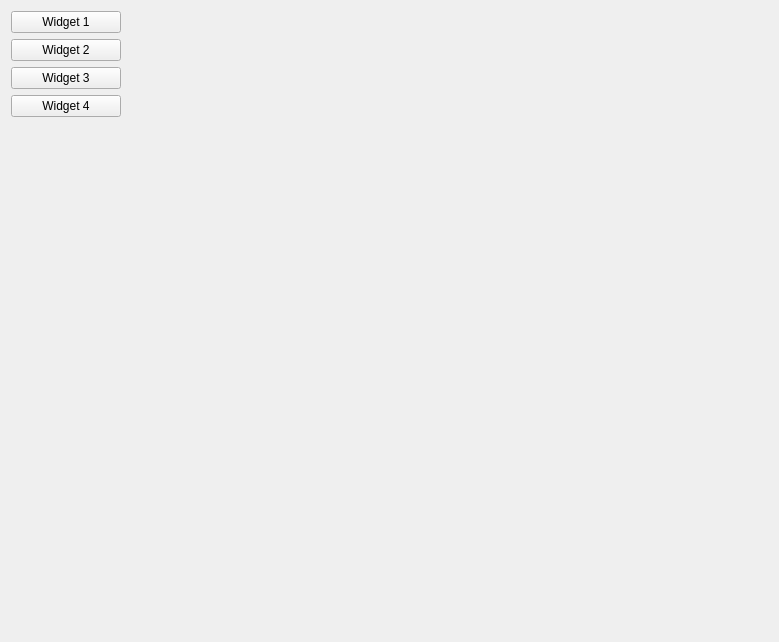
<?xml version="1.0" encoding="UTF-8"?>
<ui version="4.0">
 <class>CentralWidget</class>
 <widget class="QWidget" name="CentralWidget">
  <property name="geometry">
   <rect>
    <x>0</x>
    <y>0</y>
    <width>779</width>
    <height>642</height>
   </rect>
  </property>
  <property name="windowTitle">
   <string>Form</string>
  </property>
  <layout class="QGridLayout" name="gridLayout">
   <item row="0" column="0">
    <widget class="QWidget" name="sideBarWidget" native="true">
     <property name="minimumSize">
      <size>
       <width>110</width>
       <height>0</height>
      </size>
     </property>
     <property name="class" stdset="0">
      <string>sideBar</string>
     </property>
     <layout class="QVBoxLayout" name="verticalLayout">
      <property name="leftMargin">
       <number>0</number>
      </property>
      <property name="topMargin">
       <number>0</number>
      </property>
      <property name="rightMargin">
       <number>0</number>
      </property>
      <property name="bottomMargin">
       <number>0</number>
      </property>
      <item>
       <widget class="QPushButton" name="pushButton_1">
        <property name="text">
         <string>Widget 1</string>
        </property>
        <property name="checkable">
         <bool>true</bool>
        </property>
        <property name="flat">
         <bool>false</bool>
        </property>
        <attribute name="buttonGroup">
         <string notr="true">buttonGroup</string>
        </attribute>
       </widget>
      </item>
      <item>
       <widget class="QPushButton" name="pushButton_2">
        <property name="text">
         <string>Widget 2</string>
        </property>
        <property name="checkable">
         <bool>true</bool>
        </property>
        <property name="flat">
         <bool>false</bool>
        </property>
        <attribute name="buttonGroup">
         <string notr="true">buttonGroup</string>
        </attribute>
       </widget>
      </item>
      <item>
       <widget class="QPushButton" name="pushButton_3">
        <property name="text">
         <string>Widget 3</string>
        </property>
        <property name="checkable">
         <bool>true</bool>
        </property>
        <property name="flat">
         <bool>false</bool>
        </property>
        <attribute name="buttonGroup">
         <string notr="true">buttonGroup</string>
        </attribute>
       </widget>
      </item>
      <item>
       <widget class="QPushButton" name="pushButton_4">
        <property name="text">
         <string>Widget 4</string>
        </property>
        <property name="checkable">
         <bool>true</bool>
        </property>
        <property name="flat">
         <bool>false</bool>
        </property>
        <attribute name="buttonGroup">
         <string notr="true">buttonGroup</string>
        </attribute>
       </widget>
      </item>
      <item>
       <spacer name="verticalSpacer">
        <property name="orientation">
         <enum>Qt::Vertical</enum>
        </property>
        <property name="sizeHint" stdset="0">
         <size>
          <width>20</width>
          <height>220</height>
         </size>
        </property>
       </spacer>
      </item>
     </layout>
    </widget>
   </item>
   <item row="0" column="1">
    <widget class="QStackedWidget" name="contentStackedWidget">
     <widget class="QWidget" name="page"/>
     <widget class="QWidget" name="page_2"/>
    </widget>
   </item>
  </layout>
 </widget>
 <resources/>
 <connections/>
 <buttongroups>
  <buttongroup name="buttonGroup"/>
 </buttongroups>
</ui>
